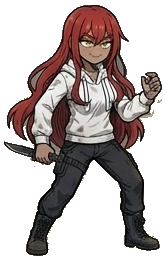
#> input picture out/frames/fight_stance_04.png, 166 x 260 px; its folder holds only this picture in this run
$ python assemble.py ../out/frames
#> lines starting #> are read from the running program, lines starting #| are printed output that depends on the picture; after the words box and inside, x2 and y2 are one past the last pixel; in counts of white or black regions, pixels touching at a corner belong together
### tools/slice_sheet.py
#!/usr/bin/env python3
"""Slice a sprite sheet into aligned animation frames.

The sheet this was written for is an AI-generated character sheet: a flat
grey background, one animation per row, and frames that are *not* on a tidy
uniform grid. So frames are found by segmenting the foreground rather than by
assuming a fixed cell size, then re-aligned on the character's feet so the
sprite does not jitter during playback.

Outputs (in --outdir):
  frames/rowN_MM.png   trimmed, padded, feet-aligned frames
  frames.json          frame rects in sheet space + normalized canvas info
  rowN.gif             one animated GIF per row
  rowN.webp            same, animated WebP (smaller, keeps alpha cleanly)
"""

import argparse
import json
import os
import shutil
import warnings
from collections import Counter

import numpy as np
from PIL import Image, ImageFilter


# [229 lines left out: functions grid_ink, spans, uniform, panel_border_lines, row_bands, banded_column_lines and 3 more, not called in this run]


def load_sheet(path):
    return Image.open(path).convert("RGBA")


# [23 lines left out: function background_color, not called in this run]


def foreground_mask(rgb, bg, tol):
    """True where the pixel is meaningfully different from the sheet background."""
    return np.abs(rgb.astype(np.int16) - bg).max(axis=2) > tol


# [187 lines left out: functions outside, denoise_art, _small_blobs, desalt, not called in this run]


def label_components(mask):
    """Connected-component labels for a boolean mask, 4-connected.

    Same run-at-a-time propagation as the background flood: every run in a
    scanline takes the highest label it contains, alternating rows and columns
    until the labels stop changing.
    """
    h, w = mask.shape
    lab = np.where(mask, np.arange(mask.size).reshape(h, w), -1)

    def sweep(lab, mask):
        flat_m, flat_l = mask.ravel(), lab.ravel()
        if not flat_m.any():
            return lab
        prev = np.concatenate(([False], flat_m[:-1]))
        row_start = (np.arange(flat_m.size) % mask.shape[1]) == 0
        starts = np.flatnonzero(flat_m & (~prev | row_start))
        seg_max = np.maximum.reduceat(flat_l, starts)
        seg_of = np.searchsorted(starts, np.arange(flat_m.size), "right") - 1
        return np.where(flat_m, seg_max[np.maximum(seg_of, 0)], -1).reshape(mask.shape)

    for _ in range(64):
        grown = sweep(lab, mask)
        grown = sweep(np.ascontiguousarray(grown.T), np.ascontiguousarray(mask.T)).T
        if np.array_equal(grown, lab):
            break
        lab = grown
    return lab


# [102 lines left out: functions fill_holes, unmatte, not called in this run]


def despeckle(alpha, min_size):
    """Drop specks: islands of opaque pixels too small to be drawn detail."""
    if min_size < 2:
        return alpha
    lab = label_components(alpha)
    ids, counts = np.unique(lab[alpha], return_counts=True)
    doomed = set(ids[counts < min_size].tolist())
    if not doomed:
        return alpha
    return alpha & ~np.isin(lab, list(doomed))


# [605 lines left out: functions bands, frames_from_components, find_frames, feet_anchor, cut_frames, refine_alignment and 2 more, not called in this run]


# [2 lines that do not run on import are left out]

### tools/assemble.py
#!/usr/bin/env python3
"""Assemble drawn poses into a frame-by-frame animation.

No frames are invented here. Warping one drawing into the next along an optical
flow field looks like melting wax on art like this — the poses are independent
illustrations whose hair, folds and outlines are redrawn each time, so there is
no correspondence for a flow field to follow. What is left is what traditional
animation does anyway: pick poses that belong together, order them, hold the
extremes longer than the passing frames, and keep the body from wandering.

  --poses      which drawings take part, and in what order
  --pingpong   play the sequence out and back, so a non-cyclic set still loops
  --holds      frames each pose is held for; the shape of the timing
  --shake      decaying jolt on impact poses, for hits the drawings do not show
  --travel     where each pose should stand; the shift to get there is measured
  --breathe    slight feet-planted stretch, the one deformation a still drawing takes
  --bob/--sway gentle rigid drift, the one motion safe to add to a still drawing
  --stabilize  register poses on the body, ignoring the hair
"""

import argparse
import glob
import json
import os
import shutil

import numpy as np
from PIL import Image

from slice_sheet import despeckle


# [12 lines left out: function parse_range, not called in this run]


def core_mask(frame):
    """The parts of the character that hold still: hoodie, trousers, boots.

    Hair is the largest and most freely redrawn thing on the sheet, so it
    dominates any whole-silhouette match and drags the body around with it.
    It is also the only strongly saturated red, which makes it easy to drop.
    """
    a = np.array(frame)
    rgb = a[:, :, :3].astype(np.int16)
    mx, mn = rgb.max(axis=2), rgb.min(axis=2)
    sat = np.where(mx > 0, (mx - mn) * 255 // np.maximum(mx, 1), 0)
    return ((a[:, :, 3] > 0) & (sat < 70)).astype(np.float32)


def stabilize(frames, mode, limit=10):
    """Shift each frame so its body sits where the first frame's body sits."""
    if mode == "none":
        return frames

    feature = core_mask if mode == "core" else (
        lambda f: (np.array(f)[:, :, 3] > 0).astype(np.float32))
    ref = np.fft.rfft2(feature(frames[0]))

    shifts = []
    for frame in frames:
        corr = np.fft.irfft2(ref * np.conj(np.fft.rfft2(feature(frame))), frames[0].size[::-1])
        window = np.full(corr.shape, -np.inf)
        window[-limit:, -limit:] = corr[-limit:, -limit:]
        window[-limit:, :limit] = corr[-limit:, :limit]
        window[:limit, -limit:] = corr[:limit, -limit:]
        window[:limit, :limit] = corr[:limit, :limit]
        dy, dx = np.unravel_index(np.argmax(window), corr.shape)
        shifts.append((int(dx - corr.shape[1] if dx > limit else dx),
                       int(dy - corr.shape[0] if dy > limit else dy)))

    mx = max(abs(d[0]) for d in shifts) or 1
    my = max(abs(d[1]) for d in shifts) or 1
    w, h = frames[0].size
    out = []
    for frame, (dx, dy) in zip(frames, shifts):
        canvas = Image.new("RGBA", (w + 2 * mx, h + 2 * my), (0, 0, 0, 0))
        canvas.paste(frame, (mx + dx, my + dy))
        out.append(canvas)
    return out


def timeline(order, holds, pingpong):
    """Expand poses into the frame list actually played, holds included."""
    seq = list(order)
    if pingpong and len(seq) > 2:
        seq += seq[-2:0:-1]          # out and back, without repeating either end

    if holds:
        counts = [int(v) for v in holds.split(",")]
        if len(counts) != len(seq):
            raise SystemExit(f"--holds needs {len(seq)} values for this sequence, got {len(counts)}")
    else:
        # Extremes are where a movement changes direction; holding them is what
        # keeps a short loop from reading as a metronome.
        counts = [1] * len(seq)
        counts[0] = 3
        if len(seq) > 1:
            counts[len(order) - 1] = 2

    return [i for i, c in zip(seq, counts) for _ in range(c)]


# [20 lines left out: function resize_premultiplied, not called in this run]


def rescale(poses, spec):
    """Resize named poses so a sheet drawn at mixed scales plays as one clip.

    A sheet is not always drawn at one size. The ranged sheet's last row is
    about 65% larger than its first, and cutting between them makes Dahlia
    balloon mid-action. Silhouette height cannot be normalised automatically —
    a crouch is genuinely shorter than a stance, and 'fixing' that would flatten
    the animation into a mannequin — so the factor is given per pose. The frame
    keeps its canvas: the pose is resized about its own centre and pasted back,
    so everything downstream still lines up.
    """
    for i, pct in parse_pose_map(spec).items():     # parse_pose_map keys are 0-based
        if not 0 <= i < len(poses):
            continue
        w, h = poses[i].size
        k = pct / 100.0
        small = resize_premultiplied(poses[i], (max(1, round(w * k)), max(1, round(h * k))))
        out = Image.new("RGBA", (w, h), (0, 0, 0, 0))
        out.paste(small, ((w - small.width) // 2, (h - small.height) // 2))
        poses[i] = out
    return poses


def breathe(frames, percent, cycles, levels=6):
    """Rise and fall on the breath: a slight vertical stretch, planted at the feet.

    Chest expansion is the one part of breathing a single drawing can fake, and
    a whole-body stretch of a percent or so reads as it without distorting
    anything recognisably. Scales are quantised to a few levels and the results
    cached, so a pose held across many frames resamples to pixel-identical
    images instead of shimmering as the scale creeps.
    """
    if not percent:
        return frames

    w, h = frames[0].size
    cache = {}
    scaled = []
    for i, frame in enumerate(frames):
        phase = (np.sin(2 * np.pi * cycles * i / len(frames)) + 1) / 2
        level = int(round(phase * (levels - 1)))
        key = (id(frame), level)
        if key not in cache:
            factor = 1 + (percent / 100.0) * (level / (levels - 1))
            target = int(round(h * factor))
            # At rest the breath asks for the frame it already has. Resampling
            # it anyway would soften it for nothing, so those frames are passed
            # through untouched and stay pixel-exact.
            cache[key] = frame if target == h else resize_premultiplied(frame, (w, target))
        scaled.append(cache[key])

    top = max(f.height for f in scaled)
    out = []
    for frame in scaled:
        canvas = Image.new("RGBA", (w, top), (0, 0, 0, 0))
        canvas.paste(frame, (0, top - frame.height))   # feet stay planted
        out.append(canvas)
    return out


def float_motion(frames, rise, sway, cycles):
    """Drift the whole sprite on a slow ellipse — rigid, so nothing distorts.

    This is what keeps a long hold from reading as a frozen still. A quarter-turn
    of phase between the vertical and horizontal drift traces an ellipse rather
    than a straight bounce, which reads as weight shifting instead of a hop.
    """
    if not rise and not sway:
        return frames
    w, h = frames[0].size
    out = []
    for i, frame in enumerate(frames):
        phase = 2 * np.pi * cycles * i / len(frames)
        dy = int(round(rise * np.sin(phase)))
        dx = int(round(sway * np.sin(phase + np.pi / 2)))
        canvas = Image.new("RGBA", (w + 2 * max(sway, 1), h + 2 * max(rise, 1)), (0, 0, 0, 0))
        canvas.paste(frame, (max(sway, 1) + dx, max(rise, 1) + dy))
        out.append(canvas)
    return out


def parse_pose_map(spec):
    """'4:5,6:3' -> {3: 5, 5: 3}, keyed by 0-based pose index."""
    out = {}
    for part in (spec or "").split(","):
        if part.strip():
            pose, value = part.split(":")
            out[int(pose) - 1] = int(value)
    return out


# [15 lines left out: function ground_x, not called in this run]


def travel_offsets(poses, order, spec):
    """Turn requested ground positions into the shift each pose needs.

    Asking for a raw shift per pose does not survive contact with the drawings:
    each one sits at its own spot once registered, so equal shifts produce an
    uneven path and a dash reads as a stumble. Here the request is where she
    should be standing, relative to the pose the sequence opens on, and the
    shift that gets her there is measured rather than guessed.
    """
    targets = parse_pose_map(spec)
    if not targets:
        return {}
    base = ground_x(poses[order[0]])
    return {i: int(round(t - (ground_x(poses[i]) - base))) for i, t in targets.items()}


def displace(frames, played, shake_spec, offset_spec):
    """Move whole frames around: a jolt on impact, and travel through an attack.

    Two rigid motions the drawings cannot supply on their own. The jolt is what
    registers a hit — nothing shows Dahlia recoiling, so it decays over the run
    to strike and settle rather than vibrate. The offset is the ground she
    covers: registration deliberately holds her still so a loop does not drift,
    which is right for an idle and wrong for a lunge, so the travel is put back
    by hand, a pose at a time.
    """
    shake = parse_pose_map(shake_spec)
    offset = offset_spec if isinstance(offset_spec, dict) else parse_pose_map(offset_spec)
    if not shake and not offset:
        return frames

    pad = max([abs(v) for v in list(shake.values()) + list(offset.values())] or [0]) + 1
    decay = [1.0, -0.85, 0.6, -0.4, 0.25, -0.15, 0.08]

    out, run_pose, step = [], None, 0
    for frame, pose in zip(frames, played):
        step = step + 1 if pose == run_pose else 0
        run_pose = pose
        amp = shake.get(pose, 0)
        k = (decay[step] if step < len(decay) else 0.0) if amp else 0.0
        dx = int(round(amp * k)) + offset.get(pose, 0)
        dy = int(round(amp * k * -0.5))
        canvas = Image.new("RGBA", (frame.width + 2 * pad, frame.height + 2 * pad), (0, 0, 0, 0))
        canvas.paste(frame, (pad + dx, pad + dy))
        out.append(canvas)
    return out


def trim(frames, margin=2):
    """Crop every frame to one common box, so nothing shifts on playback.

    The box is the union across the whole loop, plus a small margin: cropped
    flush, the widest frame's outermost pixels sit on the canvas edge, and any
    renderer that scales or offsets the sprite shaves them off.
    """
    boxes = [Image.fromarray(np.array(f)[:, :, 3]).getbbox() for f in frames]
    x0 = min(b[0] for b in boxes) - margin
    y0 = min(b[1] for b in boxes) - margin
    x1 = max(b[2] for b in boxes) + margin
    y1 = max(b[3] for b in boxes) + margin
    return [f.crop((x0, y0, x1, y1)) for f in frames]


def gif_frames(frames):
    """Quantise for GIF: one palette per distinct drawing, alpha a reserved index.

    Three things ruin a GIF of art like this. Dithering stipples every flat
    surface; RGBA handed straight to the encoder loses transparency altogether
    and lands the character on a black card; and a 255-colour table stretched
    over every drawing in the animation at once posterises the aura and the
    hair gradients, which is what one shared palette amounts to.

    So the palette is per distinct drawing, cached, and that is safe here for a
    reason worth stating: the GIF writer collapses runs of identical frames
    into one frame with a longer delay, so a held pose is a *single* GIF frame
    and cannot crawl within its hold. Between two different drawings the
    palette may shift, but so has everything else. Measured on the written file
    against the source: 5.4/255 mean error rather than the shared palette's
    6.5, and less drift on unchanged pixels, not more — 0.90/255 against 1.08.

    Measure this on the file, never on the frames in memory. The collapsing
    means GIF frame *i* is not source frame *i*, and comparing them by index
    reports errors of 70 or 100/255 that are entirely an artefact of the
    misalignment.
    """
    cache, out = {}, []
    for f in frames:
        key = f.tobytes()
        if key not in cache:
            p = f.convert("RGB").quantize(colors=255, method=Image.Quantize.FASTOCTREE,
                                          dither=Image.Dither.NONE)
            # Cut low, not at half: the aura is deliberately semi-transparent,
            # and a 128 cut erases most of it. At 64 the glow keeps its full
            # drawn extent.
            p.paste(255, f.getchannel("A").point(lambda a: 255 if a < 64 else 0))
            p.info["transparency"] = 255
            cache[key] = p
        out.append(cache[key])
    return out


def scrub(frames, min_size=24):
    """Final speck pass, after every transform has had its say.

    The poses are despeckled when they are sliced, but resampling for the
    breath makes new specks of its own: ringing that survives the alpha clamp
    lands as islands of a few pixels beside the silhouette. Clearing them here,
    on the frames actually written out, is the only place that can promise the
    shipped loop has none.
    """
    out = []
    for frame in frames:
        a = np.array(frame)
        keep = despeckle(a[:, :, 3] > 0, min_size)
        a[:, :, 3] = np.where(keep, a[:, :, 3], 0)
        out.append(Image.fromarray(a))
    return out


def save(frames, path, fps, quality=92):
    dur = 1000.0 / fps
    if path.endswith(".gif"):
        # GIF delays are stored in hundredths of a second, so anything finer is
        # rounded off by players; the WebP keeps the exact rate.
        g = gif_frames(frames)
        g[0].save(path, save_all=True, append_images=g[1:],
                  duration=max(20, int(round(dur / 10) * 10)), loop=0,
                  disposal=2, transparency=255)
    else:
        # Lossless. This is the high-quality deliverable — the GIF is a preview
        # limited to 255 colours and one bit of alpha, and anything that reads
        # the WebP wants the drawing as it was keyed, not a second lossy pass
        # over it.
        frames[0].save(path, save_all=True, append_images=frames[1:],
                       duration=int(round(dur)), loop=0, lossless=True,
                       quality=quality, method=6)


def main():
    ap = argparse.ArgumentParser(description=__doc__,
                                 formatter_class=argparse.RawDescriptionHelpFormatter)
    ap.add_argument("frames", help="directory of the numbered pose PNGs")
    ap.add_argument("-o", "--outdir", default="out")
    ap.add_argument("-n", "--name", default="anim")
    ap.add_argument("--poses", help="1-based selection and order, e.g. '3-7' or '5,4,3,4'")
    ap.add_argument("--pingpong", action="store_true", help="play out and back for a seamless loop")
    ap.add_argument("--holds", help="frames per pose, comma separated, one per played pose")
    ap.add_argument("--fps", type=float, default=12.0,
                    help="playback rate; multiples of 10ms stay exact in GIF")
    ap.add_argument("--breathe", type=float, default=0.0,
                    help="breathing stretch as a percent of height, e.g. 1.5")
    ap.add_argument("--breathe-cycles", type=float, default=3.0, help="breaths per loop")
    ap.add_argument("--breathe-levels", type=int, default=6,
                    help="distinct breathing scales; more means finer steps at higher frame rates")
    ap.add_argument("--bob", type=int, default=2, help="vertical idle float in pixels (0 disables)")
    ap.add_argument("--sway", type=int, default=0, help="horizontal idle drift in pixels")
    ap.add_argument("--shake", help="jolt on impact poses, e.g. '4:4,6:2' (1-based pose:pixels)")
    ap.add_argument("--offset", help="raw shift on given poses, e.g. '7:16,9:24'; negative goes back")
    ap.add_argument("--travel", help="where each pose should stand, e.g. '7:-20,9:-30'; measured, not guessed")
    ap.add_argument("--bob-cycles", type=float, default=1.0, help="float cycles per loop")
    ap.add_argument("--scale", help="resize given poses to a percentage, e.g. '19:70,21:70'; "
                                    "for a sheet whose rows are drawn at different sizes")
    ap.add_argument("--stabilize", choices=("core", "silhouette", "none"), default="core",
                    help="core: match on hoodie and trousers, ignoring hair")
    ap.add_argument("--despeckle", type=int, default=24,
                    help="drop islands smaller than this from the finished frames")
    ap.add_argument("--quality", type=int, default=92)
    args = ap.parse_args()

    paths = sorted(glob.glob(os.path.join(args.frames, "*.png")))
    if not paths:
        raise SystemExit(f"no PNGs in {args.frames}")
    poses = [Image.open(p).convert("RGBA") for p in paths]
#> poses = 1 item

    order = parse_range(args.poses, len(poses)) if args.poses else list(range(len(poses)))
#> order = [0]
    poses = stabilize(rescale(poses, args.scale), args.stabilize)
#> after the loop in rescale, `for i, pct in parse_pose_map(spec).items():`: poses = 1 item
#> in core_mask, a is the input picture: shape (260, 166, 4); mean R, G, B, A 48.6, 39.1, 37.9, 118.9
#> in core_mask, `mx, mn = rgb.max(axis=2), rgb.min(axis=2)`:
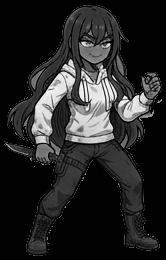
#> mn: shape (260, 166) int16; min 0, max 255, mean 37.4
#> in core_mask, `return ((a[:, :, 3] > 0) & (sat < 70)).astype(np.float32)`:
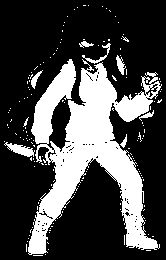
#> returned value: shape (260, 166) float32; values 0 (black) and 1 (white), 27.5% white; 156 white regions (148 under 20 px), largest, box (x1, y1, x2, y2) and area: (28, 59, 162, 255) 10885, (4, 142, 35, 157) 215, (82, 43, 111, 64) 111
#> the loop in stabilize, `for frame in frames:` made 1 pass
#> (dy, dx) on pass 1: (0, 0)
#> pass 1, in stabilize, `corr = np.fft.irfft2(ref * np.conj(np.fft.rfft2(feature(frame))), fram..`:
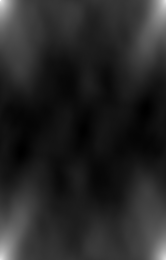
#> corr: shape (260, 166) float64; min 1733, max 11859, mean 3258.5; drawn with min black and max white
#> after the loop in stabilize, `for frame in frames:`:
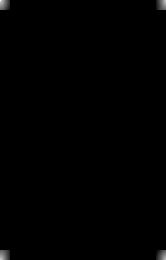
#> window: shape (260, 166) float64; 99.07% of the values are NaN or infinite; the others: min 6701, max 11859, mean 8581.5; drawn with min black, max white, NaN and infinite black
#> after the loop in stabilize, `for frame in frames:`: shifts = [(0, 0)]
#> in stabilize, `mx = max(abs(d[0]) for d in shifts) or 1`: mx = 1
#> the loop in stabilize, `for frame, (dx, dy) in zip(frames, shifts):` made 1 pass
#> after the loop in stabilize, `for frame, (dx, dy) in zip(frames, shifts):`:
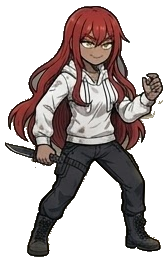
#> canvas: PIL image 168x262 RGBA; mean R, G, B, A 47.6, 38.4, 37.2, 116.6; transparent parts drawn white
#> after the loop in stabilize, `for frame, (dx, dy) in zip(frames, shifts):`: out = 1 item
    played = timeline(order, args.holds, args.pingpong)
#> in timeline, `seq = list(order)`: seq = [0]
#> in timeline, `counts = [1] * len(seq)`: counts = [1]
#> played = [0, 0, 0]
    played_frames = breathe([poses[i] for i in played], args.breathe,
                            args.breathe_cycles, args.breathe_levels)
#> played_frames = 3 items
    moved = float_motion(played_frames, args.bob, args.sway, args.bob_cycles)
#> the loop in float_motion, `for i, frame in enumerate(frames):` made 3 passes
#> (phase, dy) on passes 1 to 3: (0, 0), (2.09, 2), (4.19, -2)
#> after the loop in float_motion, `for i, frame in enumerate(frames):`:
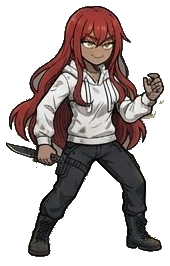
#> canvas: PIL image 170x266 RGBA; mean R, G, B, A 46.4, 37.3, 36.2, 113.5; transparent parts drawn white
#> moved = 3 items
    shifts = parse_pose_map(args.offset)
    for pose, dx in travel_offsets(poses, order, args.travel).items():
#> in travel_offsets, `targets = parse_pose_map(spec)`: targets = 0 items
        shifts[pose] = shifts.get(pose, 0) + dx
#> this loop made 0 passes
#> after the loop, shifts = 0 items
    frames = trim(scrub(displace(moved, played, args.shake, shifts), args.despeckle))
#> in scrub, `out = []`: out = []
#> the loop in scrub, `for frame in frames:` made 3 passes
#> ids in despeckle on passes 1 to 3: [18011, 28766, 43904], [18351, 29106, 44244], [17671, 28426, 43564]
#> pass 1, in scrub, `a = np.array(frame)`:
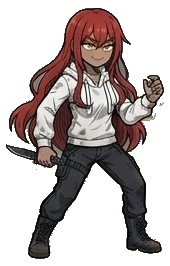
#> a: shape (266, 170, 4); mean R, G, B, A 46.4, 37.3, 36.2, 113.5; transparent parts drawn white
#> (the rest of the program and of its run is left out)
